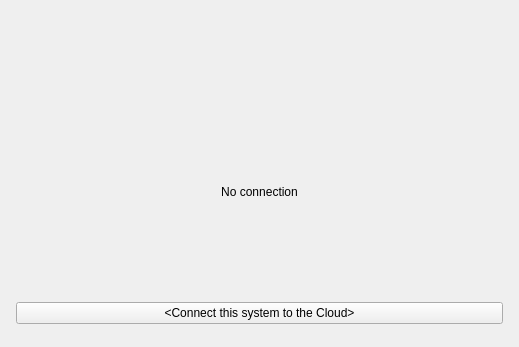
<?xml version="1.0" encoding="UTF-8"?>
<ui version="4.0">
 <class>CloudManagementWidget</class>
 <widget class="QWidget" name="CloudManagementWidget">
  <property name="geometry">
   <rect>
    <x>0</x>
    <y>0</y>
    <width>519</width>
    <height>347</height>
   </rect>
  </property>
  <layout class="QVBoxLayout" name="verticalLayout">
   <property name="spacing">
    <number>0</number>
   </property>
   <property name="leftMargin">
    <number>0</number>
   </property>
   <property name="topMargin">
    <number>0</number>
   </property>
   <property name="rightMargin">
    <number>0</number>
   </property>
   <property name="bottomMargin">
    <number>0</number>
   </property>
   <item>
    <widget class="QStackedWidget" name="stackedWidget">
     <property name="currentIndex">
      <number>0</number>
     </property>
     <widget class="QWidget" name="notLinkedPage">
      <layout class="QVBoxLayout" name="notLinkedPageLayout">
       <property name="spacing">
        <number>16</number>
       </property>
       <property name="topMargin">
        <number>16</number>
       </property>
       <property name="bottomMargin">
        <number>16</number>
       </property>
       <item>
        <spacer name="notLinkedPageTopSpacer">
         <property name="orientation">
          <enum>Qt::Vertical</enum>
         </property>
        </spacer>
       </item>
       <item>
        <widget class="QLabel" name="notLinkedPlaceholderImageLabel">
         <property name="text">
          <string notr="true">&lt;Placeholder image&gt;</string>
         </property>
         <property name="alignment">
          <set>Qt::AlignCenter</set>
         </property>
        </widget>
       </item>
       <item>
        <layout class="QVBoxLayout" name="placeholderTextsLayout">
         <property name="spacing">
          <number>8</number>
         </property>
         <property name="leftMargin">
          <number>0</number>
         </property>
         <property name="topMargin">
          <number>0</number>
         </property>
         <property name="bottomMargin">
          <number>0</number>
         </property>
         <item>
          <widget class="QLabel" name="placeholderCaptionLabel">
           <property name="text">
            <string>No connection</string>
           </property>
           <property name="alignment">
            <set>Qt::AlignCenter</set>
           </property>
          </widget>
         </item>
         <item>
          <layout class="QHBoxLayout" name="placeholderDescriptionLayout" stretch="1,1,1">
           <property name="spacing">
            <number>0</number>
           </property>
           <property name="leftMargin">
            <number>0</number>
           </property>
           <property name="topMargin">
            <number>0</number>
           </property>
           <property name="rightMargin">
            <number>0</number>
           </property>
           <property name="bottomMargin">
            <number>0</number>
           </property>
           <item>
            <spacer name="placeholderDescriptionLeftSpacer">
             <property name="orientation">
              <enum>Qt::Horizontal</enum>
             </property>
             <property name="sizeHint" stdset="0">
              <size>
               <width>0</width>
               <height>0</height>
              </size>
             </property>
            </spacer>
           </item>
           <item>
            <widget class="QLabel" name="placeholderDescriptionLabel">
             <property name="minimumSize">
              <size>
               <width>240</width>
               <height>0</height>
              </size>
             </property>
             <property name="text">
              <string notr="true">&lt;Description&gt;</string>
             </property>
             <property name="alignment">
              <set>Qt::AlignCenter</set>
             </property>
             <property name="wordWrap">
              <bool>true</bool>
             </property>
            </widget>
           </item>
           <item>
            <spacer name="placeholderDescriptionRightSpacer">
             <property name="orientation">
              <enum>Qt::Horizontal</enum>
             </property>
             <property name="sizeHint" stdset="0">
              <size>
               <width>0</width>
               <height>0</height>
              </size>
             </property>
            </spacer>
           </item>
          </layout>
         </item>
        </layout>
       </item>
       <item>
        <layout class="QHBoxLayout" name="linkButtonLayout">
         <property name="spacing">
          <number>0</number>
         </property>
         <property name="leftMargin">
          <number>0</number>
         </property>
         <property name="topMargin">
          <number>0</number>
         </property>
         <property name="rightMargin">
          <number>0</number>
         </property>
         <property name="bottomMargin">
          <number>0</number>
         </property>
         <item>
          <spacer name="linkButtonLeftSpacer">
           <property name="orientation">
            <enum>Qt::Horizontal</enum>
           </property>
          </spacer>
         </item>
         <item>
          <widget class="QPushButton" name="linkButton">
           <property name="text">
            <string notr="true">&lt;Connect this system to the Cloud&gt;</string>
           </property>
          </widget>
         </item>
         <item>
          <spacer name="linkButtonRightSpacer">
           <property name="orientation">
            <enum>Qt::Horizontal</enum>
           </property>
          </spacer>
         </item>
        </layout>
       </item>
       <item>
        <spacer name="notLinkedPageBottomSpacer">
         <property name="orientation">
          <enum>Qt::Vertical</enum>
         </property>
        </spacer>
       </item>
      </layout>
     </widget>
     <widget class="QWidget" name="linkedPage">
      <layout class="QVBoxLayout" name="linkedPageLayout" stretch="0,0,0,1">
       <property name="spacing">
        <number>0</number>
       </property>
       <property name="leftMargin">
        <number>0</number>
       </property>
       <property name="topMargin">
        <number>0</number>
       </property>
       <property name="rightMargin">
        <number>0</number>
       </property>
       <property name="bottomMargin">
        <number>0</number>
       </property>
       <item>
        <widget class="nx::vms::client::desktop::Panel" name="linkedAccountInfoWidget" native="true">
         <layout class="QVBoxLayout" name="verticalLayout_5">
          <property name="spacing">
           <number>8</number>
          </property>
          <property name="leftMargin">
           <number>16</number>
          </property>
          <property name="topMargin">
           <number>16</number>
          </property>
          <property name="rightMargin">
           <number>16</number>
          </property>
          <property name="bottomMargin">
           <number>16</number>
          </property>
          <item>
           <widget class="QLabel" name="linkedHintLabel">
            <property name="text">
             <string>This system is connected to</string>
            </property>
           </widget>
          </item>
          <item>
           <widget class="QStackedWidget" name="accountStackedWidget">
            <property name="currentIndex">
             <number>0</number>
            </property>
            <widget class="QWidget" name="accountLabelPage">
             <layout class="QHBoxLayout" name="accountLabelLayout">
              <property name="spacing">
               <number>0</number>
              </property>
              <property name="leftMargin">
               <number>0</number>
              </property>
              <property name="topMargin">
               <number>0</number>
              </property>
              <property name="rightMargin">
               <number>0</number>
              </property>
              <property name="bottomMargin">
               <number>0</number>
              </property>
              <item>
               <widget class="QLabel" name="accountLabelIcon">
                <property name="text">
                 <string notr="true">&lt;Icon&gt;</string>
                </property>
               </widget>
              </item>
              <item>
               <widget class="QLabel" name="accountLabel">
                <property name="text">
                 <string notr="true">&lt;Here account name will be displayed&gt;</string>
                </property>
               </widget>
              </item>
              <item>
               <spacer name="accountLabelSpacer">
                <property name="orientation">
                 <enum>Qt::Horizontal</enum>
                </property>
                <property name="sizeHint" stdset="0">
                 <size>
                  <width>0</width>
                  <height>0</height>
                 </size>
                </property>
               </spacer>
              </item>
             </layout>
            </widget>
            <widget class="QWidget" name="accountPreloaderPage">
             <layout class="QHBoxLayout" name="accountPreloaderLayout">
              <property name="spacing">
               <number>0</number>
              </property>
              <property name="leftMargin">
               <number>0</number>
              </property>
              <property name="topMargin">
               <number>0</number>
              </property>
              <property name="rightMargin">
               <number>0</number>
              </property>
              <property name="bottomMargin">
               <number>0</number>
              </property>
              <item>
               <widget class="nx::vms::client::desktop::BusyIndicatorWidget" name="accountPreloader" native="true"/>
              </item>
              <item>
               <spacer name="accountPreloaderSpacer">
                <property name="orientation">
                 <enum>Qt::Horizontal</enum>
                </property>
                <property name="sizeHint" stdset="0">
                 <size>
                  <width>0</width>
                  <height>0</height>
                 </size>
                </property>
               </spacer>
              </item>
             </layout>
            </widget>
           </widget>
          </item>
         </layout>
        </widget>
       </item>
       <item>
        <widget class="Line" name="horizontalLine">
         <property name="frameShadow">
          <enum>QFrame::Plain</enum>
         </property>
         <property name="orientation">
          <enum>Qt::Horizontal</enum>
         </property>
        </widget>
       </item>
       <item>
        <layout class="QHBoxLayout" name="horizontalLayout">
         <property name="spacing">
          <number>8</number>
         </property>
         <property name="leftMargin">
          <number>16</number>
         </property>
         <property name="topMargin">
          <number>16</number>
         </property>
         <property name="rightMargin">
          <number>16</number>
         </property>
         <property name="bottomMargin">
          <number>16</number>
         </property>
         <item>
          <widget class="nx::vms::client::desktop::BusyIndicatorButton" name="unlinkButton">
           <property name="text">
            <string notr="true">&lt;Break the link&gt;</string>
           </property>
          </widget>
         </item>
         <item>
          <widget class="QPushButton" name="goToCloudButton">
           <property name="text">
            <string notr="true">&lt;Go to Cloud Portal&gt;</string>
           </property>
          </widget>
         </item>
         <item>
          <spacer name="horizontalSpacer">
           <property name="orientation">
            <enum>Qt::Horizontal</enum>
           </property>
           <property name="sizeHint" stdset="0">
            <size>
             <width>40</width>
             <height>20</height>
            </size>
           </property>
          </spacer>
         </item>
        </layout>
       </item>
       <item>
        <spacer name="verticalSpacer_2">
         <property name="orientation">
          <enum>Qt::Vertical</enum>
         </property>
         <property name="sizeHint" stdset="0">
          <size>
           <width>20</width>
           <height>256</height>
          </size>
         </property>
        </spacer>
       </item>
      </layout>
     </widget>
    </widget>
   </item>
  </layout>
 </widget>
 <customwidgets>
  <customwidget>
   <class>nx::vms::client::desktop::Panel</class>
   <extends>QWidget</extends>
   <header location="global">nx/vms/client/desktop/common/widgets/panel.h</header>
   <container>1</container>
  </customwidget>
  <customwidget>
   <class>nx::vms::client::desktop::BusyIndicatorButton</class>
   <extends>QPushButton</extends>
   <header location="global">nx/vms/client/desktop/common/widgets/busy_indicator_button.h</header>
  </customwidget>
  <customwidget>
   <class>nx::vms::client::desktop::BusyIndicatorWidget</class>
   <extends>QWidget</extends>
   <header location="global">nx/vms/client/desktop/common/widgets/busy_indicator.h</header>
   <container>1</container>
  </customwidget>
 </customwidgets>
 <resources/>
 <connections/>
</ui>
